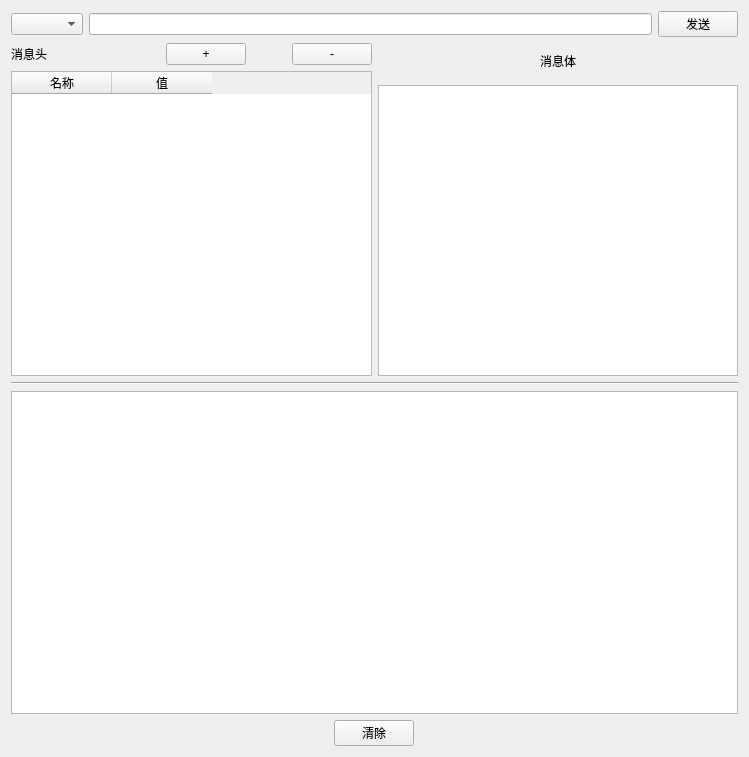
<?xml version="1.0" encoding="UTF-8"?>
<ui version="4.0">
 <class>Form</class>
 <widget class="QWidget" name="Form">
  <property name="geometry">
   <rect>
    <x>0</x>
    <y>0</y>
    <width>749</width>
    <height>757</height>
   </rect>
  </property>
  <property name="sizePolicy">
   <sizepolicy hsizetype="Fixed" vsizetype="Fixed">
    <horstretch>0</horstretch>
    <verstretch>0</verstretch>
   </sizepolicy>
  </property>
  <property name="windowTitle">
   <string>HTTP 接口测试</string>
  </property>
  <layout class="QVBoxLayout" name="verticalLayout_4">
   <item>
    <layout class="QHBoxLayout" name="horizontalLayout">
     <item>
      <widget class="QComboBox" name="comboBox"/>
     </item>
     <item>
      <widget class="QLineEdit" name="editUrl"/>
     </item>
     <item>
      <widget class="QPushButton" name="buttonSend">
       <property name="text">
        <string>发送</string>
       </property>
      </widget>
     </item>
    </layout>
   </item>
   <item>
    <layout class="QHBoxLayout" name="horizontalLayout_3">
     <item>
      <layout class="QVBoxLayout" name="verticalLayout">
       <item>
        <layout class="QHBoxLayout" name="horizontalLayout_2">
         <item>
          <widget class="QLabel" name="label">
           <property name="sizePolicy">
            <sizepolicy hsizetype="Minimum" vsizetype="Preferred">
             <horstretch>2</horstretch>
             <verstretch>0</verstretch>
            </sizepolicy>
           </property>
           <property name="text">
            <string>消息头</string>
           </property>
          </widget>
         </item>
         <item>
          <widget class="QPushButton" name="buttonAddHeader">
           <property name="sizePolicy">
            <sizepolicy hsizetype="Minimum" vsizetype="Fixed">
             <horstretch>1</horstretch>
             <verstretch>0</verstretch>
            </sizepolicy>
           </property>
           <property name="text">
            <string>+</string>
           </property>
          </widget>
         </item>
         <item>
          <spacer name="horizontalSpacer">
           <property name="orientation">
            <enum>Qt::Horizontal</enum>
           </property>
           <property name="sizeHint" stdset="0">
            <size>
             <width>40</width>
             <height>20</height>
            </size>
           </property>
          </spacer>
         </item>
         <item>
          <widget class="QPushButton" name="buttonDelHeader">
           <property name="sizePolicy">
            <sizepolicy hsizetype="Minimum" vsizetype="Fixed">
             <horstretch>1</horstretch>
             <verstretch>0</verstretch>
            </sizepolicy>
           </property>
           <property name="text">
            <string>-</string>
           </property>
          </widget>
         </item>
        </layout>
       </item>
       <item>
        <widget class="QTableWidget" name="headersTable">
         <column>
          <property name="text">
           <string>名称</string>
          </property>
         </column>
         <column>
          <property name="text">
           <string>值</string>
          </property>
         </column>
        </widget>
       </item>
      </layout>
     </item>
     <item>
      <layout class="QVBoxLayout" name="verticalLayout_2">
       <item>
        <layout class="QHBoxLayout" name="horizontalLayout_5">
         <property name="topMargin">
          <number>9</number>
         </property>
         <property name="bottomMargin">
          <number>9</number>
         </property>
         <item>
          <widget class="QLabel" name="label_2">
           <property name="sizePolicy">
            <sizepolicy hsizetype="Fixed" vsizetype="Preferred">
             <horstretch>0</horstretch>
             <verstretch>0</verstretch>
            </sizepolicy>
           </property>
           <property name="text">
            <string>消息体</string>
           </property>
          </widget>
         </item>
        </layout>
       </item>
       <item>
        <widget class="QPlainTextEdit" name="editBody"/>
       </item>
      </layout>
     </item>
    </layout>
   </item>
   <item>
    <layout class="QVBoxLayout" name="verticalLayout_3">
     <item>
      <widget class="Line" name="line">
       <property name="orientation">
        <enum>Qt::Horizontal</enum>
       </property>
      </widget>
     </item>
     <item>
      <widget class="QPlainTextEdit" name="outputWindow"/>
     </item>
    </layout>
   </item>
   <item>
    <layout class="QHBoxLayout" name="horizontalLayout_4">
     <item>
      <widget class="QPushButton" name="buttonClearLog">
       <property name="sizePolicy">
        <sizepolicy hsizetype="Fixed" vsizetype="Fixed">
         <horstretch>0</horstretch>
         <verstretch>0</verstretch>
        </sizepolicy>
       </property>
       <property name="text">
        <string>清除</string>
       </property>
      </widget>
     </item>
    </layout>
   </item>
  </layout>
 </widget>
 <resources/>
 <connections/>
</ui>
